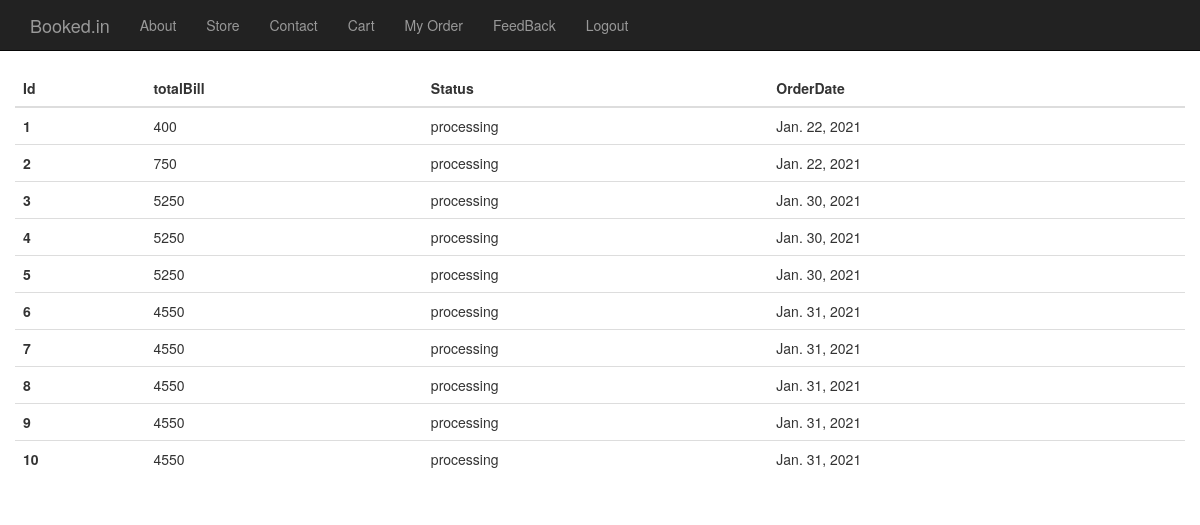
Page /order (signed in) on the committed database.
### storeApp/models.py (models this page shows)
class order(models.Model):
    total_bill = models.IntegerField()
    order_date = models.DateField(auto_now = True)
    order_status = models.CharField(max_length =30,default='processing')
    user = models.ForeignKey(User, on_delete = models.CASCADE)
    class Meta:
        db_table = 'order'

### storeApp/views.py (the view)
# urls.py: path('order',v.my_order,name='morder'),
def my_order(request):
    cl=genre.objects.all()
    uid=request.session.get('uid')
    orlist=order.objects.filter(user=uid)
    d={'cl':cl,'orlist':orlist}
    return render(request,'orderlist.html',d)

### storeApp/templates/orderlist.html
{%extends 'navbar.html'%} {%block main%} {%csrf_token%}
<table class="table table-hover">
    <thead>
      <tr>
        <th scope="col">Id</th>
        <th scope="col">totalBill</th>
        <th scope="col">Status</th>
        <th scope="col">OrderDate</th>
      </tr>
    </thead>
    <tbody>
        {%for i in orlist %}
      <tr>
        <th scope="row">{{i.id}}</th>
        <td>{{i.total_bill}}</td>
        <td>{{i.order_status}}</td>
        <td>{{i.order_date}}</td>
      </tr>
      {%endfor%}
    </tbody>
  </table>
{%endblock%}

### static/css/shop-homepage.css (style rules this page uses)
body { padding-top: 70px }

### rows in the picture
order: id "1", total_bill "400", order_status "processing", order_date "Jan. 22, 2021"
order: id "2", total_bill "750", order_status "processing", order_date "Jan. 22, 2021"
order: id "3", total_bill "5250", order_status "processing", order_date "Jan. 30, 2021"
order: id "4", total_bill "5250", order_status "processing", order_date "Jan. 30, 2021"
order: id "5", total_bill "5250", order_status "processing", order_date "Jan. 30, 2021"
order: id "6", total_bill "4550", order_status "processing", order_date "Jan. 31, 2021"
order: id "7", total_bill "4550", order_status "processing", order_date "Jan. 31, 2021"
order: id "8", total_bill "4550", order_status "processing", order_date "Jan. 31, 2021"
order: id "9", total_bill "4550", order_status "processing", order_date "Jan. 31, 2021"
order: id "10", total_bill "4550", order_status "processing", order_date "Jan. 31, 2021"
